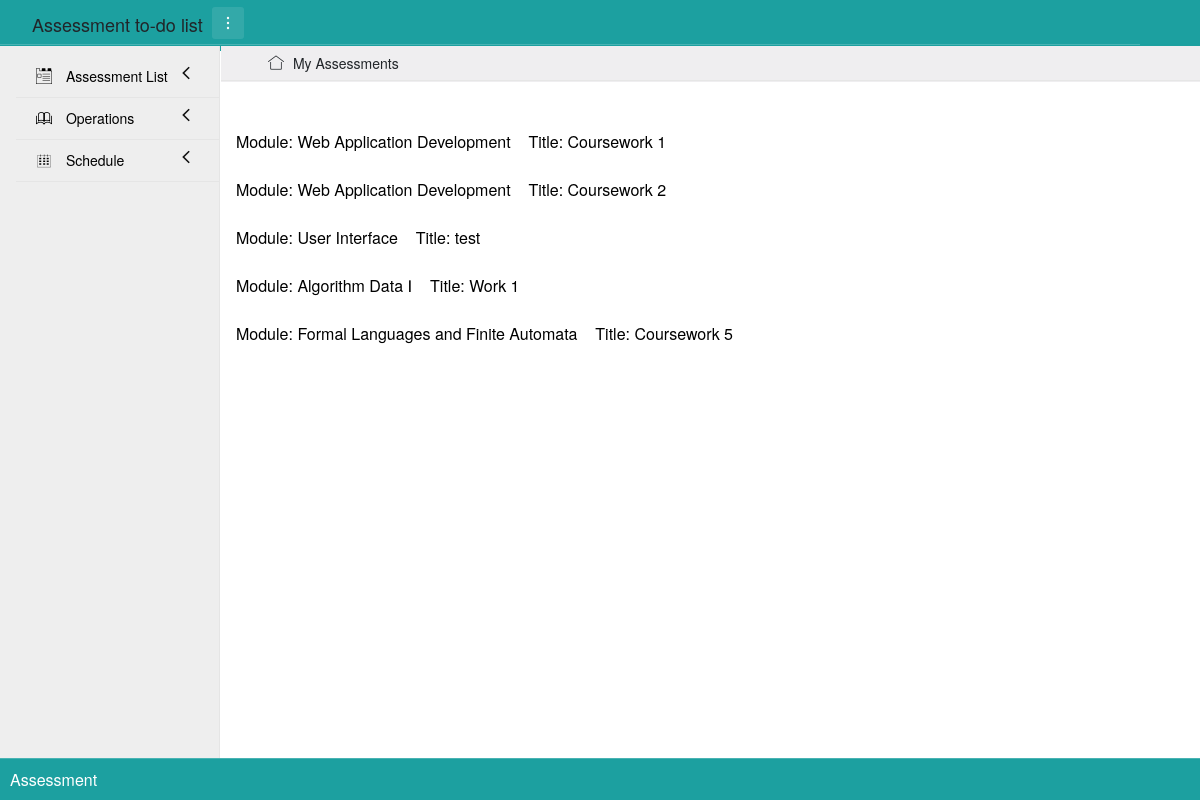
The app's page /turn?day=20, older data.
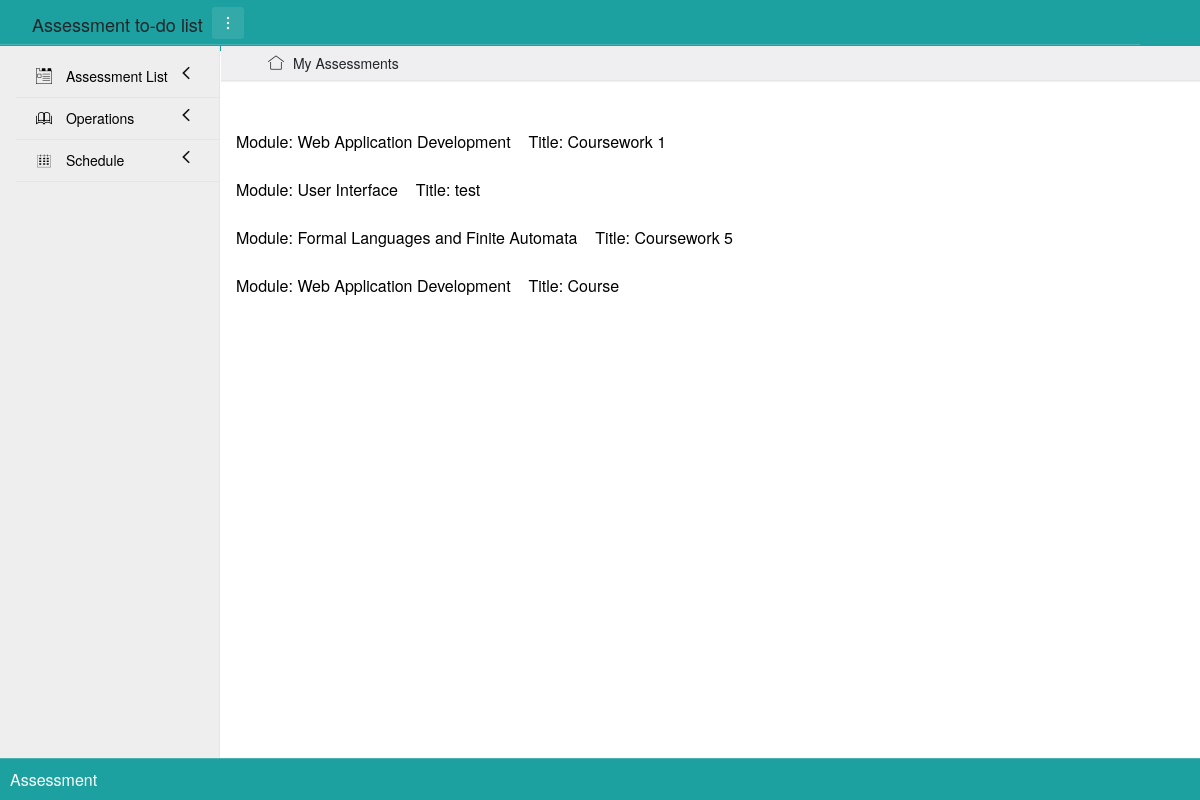
The same page, newer data.
### app/models.py (models this page shows)
class Assessment(db.Model):
    __tablename__ = 'assessments'
    id = db.Column(db.Integer, primary_key=True)
    module = db.Column(db.String(100))
    title = db.Column(db.String(100))
    code = db.Column(db.String(10))
    release_day = db.Column(db.Date())      # the date that assessment begins
    deadline = db.Column(db.Date())
    description = db.Column(db.String(3000))
    status = db.Column(db.Boolean())    # there are two status, 1 is completed, 0 is uncompleted

### app/views.py (the view)
@app.route('/turn', methods=['GET'])
def turn():
    day = request.args.get('day')
    curr_time = datetime.now()
    day = datetime(curr_time.year, curr_time.month, int(day)).date()
    print(day)
    plan = Plan.query.filter_by(day=day).all()
    task = Assessment.query.all()
    print(plan)
    left_assessment = []
    num = []
    for i in plan:
        num.append(i.work)
    print(num)
    for k in task:
        if k.id not in num:
            left_assessment.append(k)
    print(left_assessment)
    return render_template('choose.html', PageTitle='Choose', assessments=left_assessment, day=day.day)

### app/templates/choose.html (shortened to what this page needs)
{% extends "base.html" %}
{% block content %}
<br>
<br>
<div class="layui-container">
    {% for k in assessments %}
    <div class="layui-row">
        <a href="{{ url_for('choose', day_p=day, id=k.id) }}">
            Module: {{k.module}}&nbsp;&nbsp;&nbsp; Title: {{k.title}}
        </a>
    </div>
    <br>
    {% endfor %}
</div>
{% endblock %}

Row changes from the older to the newer data that the page shows:
no longer on this page (row unchanged): Assessment: module "Web Application Development", title "Coursework 2"
no longer on this page (row unchanged): Assessment: module "Algorithm Data Ⅰ", title "Work 1"
added Assessment: module "Web Application Development", title "Course"
